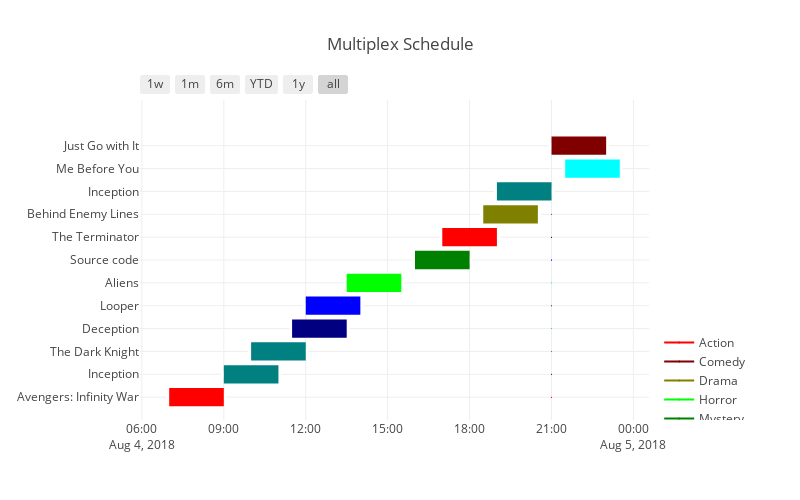

This figure's notebook cell:
### Code cell
fig = ff.create_gantt(multiplex_schedule,
                      title='Multiplex Schedule',
                      
                      colors=color_list, 
                      index_col='Category',
                      show_colorbar=True,
                      
                      bar_width=0.4, 
                      showgrid_x=True, 
                      showgrid_y=True)
fig['layout'].update(autosize=False, width=800, height=500, margin=dict(l=140))
offline.iplot(fig)

### Figure 1 — Plotly figure (JSON) as saved in the notebook; plotly's stock layout.template omitted (floating-point values rounded to 4 significant figures)
{"data": [{"marker": {"color": "white"}, "name": "", "type": "scatter", "uid": "9d568712-9c69-11e8-9013-6030d4660e22", "x": ["2018-08-04 7:00", "2018-08-04 9:00"], "y": [0, 0]}, {"marker": {"color": "white"}, "name": "", "type": "scatter", "uid": "9d56891a-9c69-11e8-b4f2-6030d4660e22", "x": ["2018-08-04 9:00", "2018-08-04 11:00"], "y": [1, 1]}, {"marker": {"color": "white"}, "name": "", "type": "scatter", "uid": "9d568a28-9c69-11e8-bce2-6030d4660e22", "x": ["2018-08-04 10:00", "2018-08-04 12:00"], "y": [2, 2]}, {"marker": {"color": "white"}, "name": "", "type": "scatter", "uid": "9d568b06-9c69-11e8-849a-6030d4660e22", "x": ["2018-08-04 11:30", "2018-08-04 13:30"], "y": [3, 3]}, {"marker": {"color": "white"}, "name": "", "type": "scatter", "uid": "9d568bcc-9c69-11e8-82af-6030d4660e22", "x": ["2018-08-04 12:00", "2018-08-04 14:00"], "y": [4, 4]}, {"marker": {"color": "white"}, "name": "", "type": "scatter", "uid": "9d568c8a-9c69-11e8-b0ec-6030d4660e22", "x": ["2018-08-04 13:30", "2018-08-04 15:30"], "y": [5, 5]}, {"marker": {"color": "white"}, "name": "", "type": "scatter", "uid": "9d568d48-9c69-11e8-83d7-6030d4660e22", "x": ["2018-08-04 16:00", "2018-08-04 18:00"], "y": [6, 6]}, {"marker": {"color": "white"}, "name": "", "type": "scatter", "uid": "9d568e10-9c69-11e8-96bd-6030d4660e22", "x": ["2018-08-04 17:00", "2018-08-04 19:00"], "y": [7, 7]}, {"marker": {"color": "white"}, "name": "", "type": "scatter", "uid": "9d568ecc-9c69-11e8-aa13-6030d4660e22", "x": ["2018-08-04 18:30", "2018-08-04 20:30"], "y": [8, 8]}, {"marker": {"color": "white"}, "name": "", "type": "scatter", "uid": "9d568f8c-9c69-11e8-be89-6030d4660e22", "x": ["2018-08-04 19:00", "2018-08-04 21:00"], "y": [9, 9]}, {"marker": {"color": "white"}, "name": "", "type": "scatter", "uid": "9d56904a-9c69-11e8-b6a8-6030d4660e22", "x": ["2018-08-04 21:30", "2018-08-04 23:30"], "y": [10, 10]}, {"marker": {"color": "white"}, "name": "", "type": "scatter", "uid": "9d569108-9c69-11e8-9ab2-6030d4660e22", "x": ["2018-08-04 21:00", "2018-08-04 23:00"], "y": [11, 11]}, {"hoverinfo": "none", "marker": {"color": "rgb(255, 0, 0)", "size": 1}, "name": "Action", "showlegend": true, "type": "scatter", "uid": "9d5691ba-9c69-11e8-8123-6030d4660e22", "x": ["2018-08-04 21:00", "2018-08-04 21:00"], "y": [0, 0]}, {"hoverinfo": "none", "marker": {"color": "rgb(128, 0, 0)", "size": 1}, "name": "Comedy", "showlegend": true, "type": "scatter", "uid": "9d56927a-9c69-11e8-ac23-6030d4660e22", "x": ["2018-08-04 21:00", "2018-08-04 21:00"], "y": [1, 1]}, {"hoverinfo": "none", "marker": {"color": "rgb(128, 128, 0)", "size": 1}, "name": "Drama", "showlegend": true, "type": "scatter", "uid": "9d56932e-9c69-11e8-830e-6030d4660e22", "x": ["2018-08-04 21:00", "2018-08-04 21:00"], "y": [2, 2]}, {"hoverinfo": "none", "marker": {"color": "rgb(0, 255, 0)", "size": 1}, "name": "Horror", "showlegend": true, "type": "scatter", "uid": "9d5693e2-9c69-11e8-ba0d-6030d4660e22", "x": ["2018-08-04 21:00", "2018-08-04 21:00"], "y": [3, 3]}, {"hoverinfo": "none", "marker": {"color": "rgb(0, 128, 0)", "size": 1}, "name": "Mystery", "showlegend": true, "type": "scatter", "uid": "9d56949e-9c69-11e8-a15e-6030d4660e22", "x": ["2018-08-04 21:00", "2018-08-04 21:00"], "y": [4, 4]}, {"hoverinfo": "none", "marker": {"color": "rgb(0, 255, 255)", "size": 1}, "name": "Romance", "showlegend": true, "type": "scatter", "uid": "9d569554-9c69-11e8-bc73-6030d4660e22", "x": ["2018-08-04 21:00", "2018-08-04 21:00"], "y": [5, 5]}, {"hoverinfo": "none", "marker": {"color": "rgb(0, 0, 255)", "size": 1}, "name": "Science_Fiction", "showlegend": true, "type": "scatter", "uid": "9d5696c6-9c69-11e8-b2fa-6030d4660e22", "x": ["2018-08-04 21:00", "2018-08-04 21:00"], "y": [6, 6]}, {"hoverinfo": "none", "marker": {"color": "rgb(0, 0, 128)", "size": 1}, "name": "Suspense", "showlegend": true, "type": "scatter", "uid": "9d5697a2-9c69-11e8-906a-6030d4660e22", "x": ["2018-08-04 21:00", "2018-08-04 21:00"], "y": [7, 7]}, {"hoverinfo": "none", "marker": {"color": "rgb(0, 128, 128)", "size": 1}, "name": "Thriller", "showlegend": true, "type": "scatter", "uid": "9d569862-9c69-11e8-8fcf-6030d4660e22", "x": ["2018-08-04 21:00", "2018-08-04 21:00"], "y": [8, 8]}], "layout": {"autosize": false, "height": 500, "hovermode": "closest", "margin": {"l": 140}, "shapes": [{"fillcolor": "rgb(255, 0, 0)", "line": {"width": 0}, "opacity": 1, "type": "rect", "x0": "2018-08-04 7:00", "x1": "2018-08-04 9:00", "xref": "x", "y0": -0.4, "y1": 0.4, "yref": "y"}, {"fillcolor": "rgb(0, 128, 128)", "line": {"width": 0}, "opacity": 1, "type": "rect", "x0": "2018-08-04 9:00", "x1": "2018-08-04 11:00", "xref": "x", "y0": 0.6, "y1": 1.4, "yref": "y"}, {"fillcolor": "rgb(0, 128, 128)", "line": {"width": 0}, "opacity": 1, "type": "rect", "x0": "2018-08-04 10:00", "x1": "2018-08-04 12:00", "xref": "x", "y0": 1.6, "y1": 2.4, "yref": "y"}, {"fillcolor": "rgb(0, 0, 128)", "line": {"width": 0}, "opacity": 1, "type": "rect", "x0": "2018-08-04 11:30", "x1": "2018-08-04 13:30", "xref": "x", "y0": 2.6, "y1": 3.4, "yref": "y"}, {"fillcolor": "rgb(0, 0, 255)", "line": {"width": 0}, "opacity": 1, "type": "rect", "x0": "2018-08-04 12:00", "x1": "2018-08-04 14:00", "xref": "x", "y0": 3.6, "y1": 4.4, "yref": "y"}, {"fillcolor": "rgb(0, 255, 0)", "line": {"width": 0}, "opacity": 1, "type": "rect", "x0": "2018-08-04 13:30", "x1": "2018-08-04 15:30", "xref": "x", "y0": 4.6, "y1": 5.4, "yref": "y"}, {"fillcolor": "rgb(0, 128, 0)", "line": {"width": 0}, "opacity": 1, "type": "rect", "x0": "2018-08-04 16:00", "x1": "2018-08-04 18:00", "xref": "x", "y0": 5.6, "y1": 6.4, "yref": "y"}, {"fillcolor": "rgb(255, 0, 0)", "line": {"width": 0}, "opacity": 1, "type": "rect", "x0": "2018-08-04 17:00", "x1": "2018-08-04 19:00", "xref": "x", "y0": 6.6, "y1": 7.4, "yref": "y"}, {"fillcolor": "rgb(128, 128, 0)", "line": {"width": 0}, "opacity": 1, "type": "rect", "x0": "2018-08-04 18:30", "x1": "2018-08-04 20:30", "xref": "x", "y0": 7.6, "y1": 8.4, "yref": "y"}, {"fillcolor": "rgb(0, 128, 128)", "line": {"width": 0}, "opacity": 1, "type": "rect", "x0": "2018-08-04 19:00", "x1": "2018-08-04 21:00", "xref": "x", "y0": 8.6, "y1": 9.4, "yref": "y"}, {"fillcolor": "rgb(0, 255, 255)", "line": {"width": 0}, "opacity": 1, "type": "rect", "x0": "2018-08-04 21:30", "x1": "2018-08-04 23:30", "xref": "x", "y0": 9.6, "y1": 10.4, "yref": "y"}, {"fillcolor": "rgb(128, 0, 0)", "line": {"width": 0}, "opacity": 1, "type": "rect", "x0": "2018-08-04 21:00", "x1": "2018-08-04 23:00", "xref": "x", "y0": 10.6, "y1": 11.4, "yref": "y"}], "showlegend": true, "title": "Multiplex Schedule", "width": 800, "xaxis": {"rangeselector": {"buttons": [{"count": 7, "label": "1w", "step": "day", "stepmode": "backward"}, {"count": 1, "label": "1m", "step": "month", "stepmode": "backward"}, {"count": 6, "label": "6m", "step": "month", "stepmode": "backward"}, {"count": 1, "label": "YTD", "step": "year", "stepmode": "todate"}, {"count": 1, "label": "1y", "step": "year", "stepmode": "backward"}, {"step": "all"}]}, "showgrid": true, "type": "date", "zeroline": false}, "yaxis": {"autorange": false, "range": [-1, 13], "showgrid": true, "ticktext": ["Avengers: Infinity War", "Inception", "The Dark Knight", "Deception", "Looper", "Aliens", "Source code", "The Terminator", "Behind Enemy Lines", "Inception", "Me Before You", "Just Go with It"], "tickvals": [0, 1, 2, 3, 4, 5, 6, 7, 8, 9, 10, 11], "zeroline": false}}}
